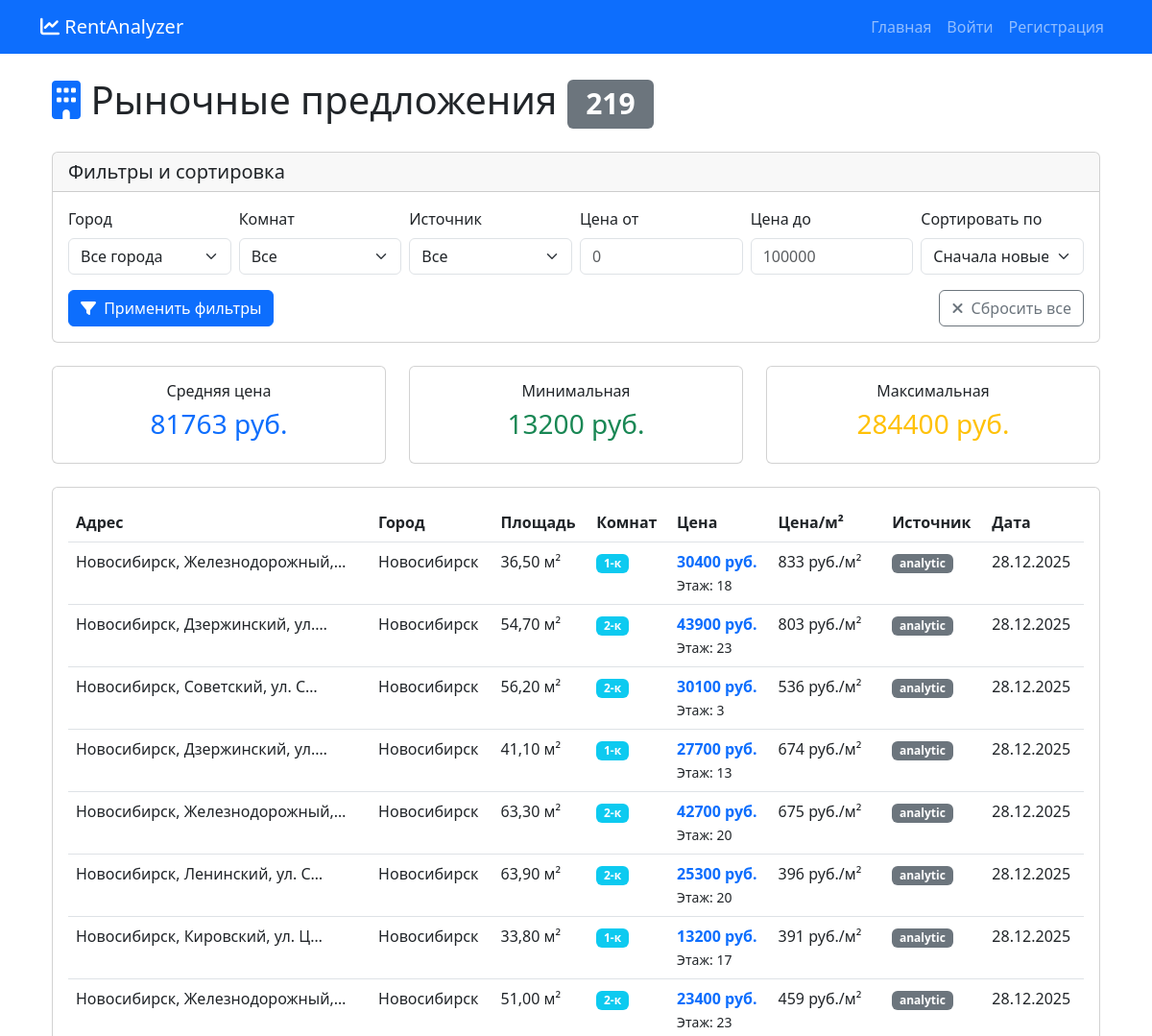
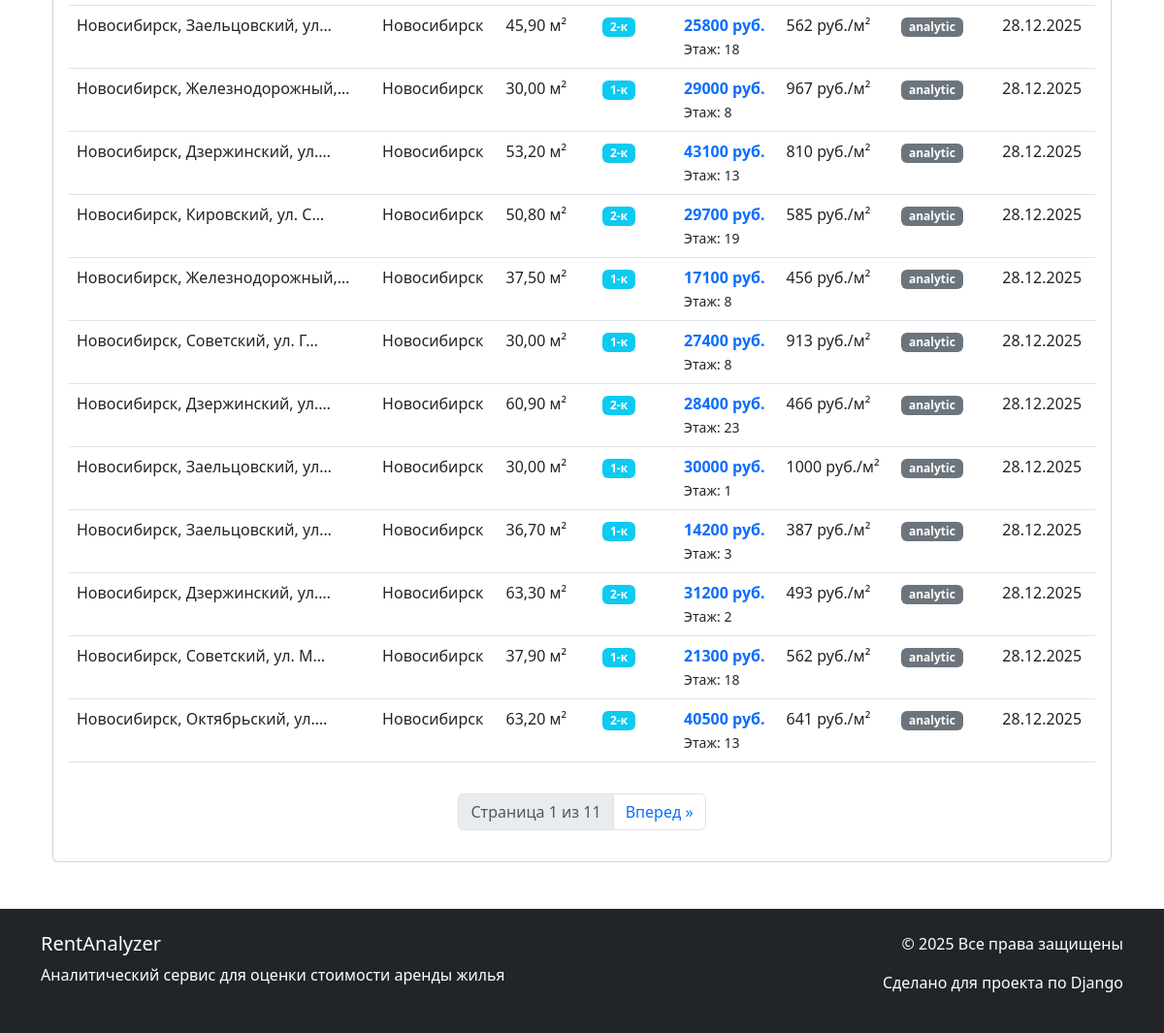
/analyzer/market-offers/, run on the app's committed database (2 pictures, top to bottom).
### analyzer/models.py (models this page shows, shortened)
class MarketOffer(models.Model):
    SOURCE_CHOICES = [
        ('avito', 'Avito'),
        ('cian', 'ЦИАН'),
        ('yandex', 'Яндекс.Недвижимость'),
        ('mock', 'Тестовые данные'),
    ]
    city = models.ForeignKey(
        City,
        on_delete=models.CASCADE,
        verbose_name='Город',
        related_name='market_offers'
    )
    source = models.CharField(
        max_length=20,
        choices=SOURCE_CHOICES,
        default='mock',
        verbose_name='Источник данных'
    )
    external_id = models.CharField(
        max_length=100,
        verbose_name='Внешний ID',
        help_text='Идентификатор в исходной системе',
        blank=True
    )
    address = models.CharField(
        max_length=255,
        verbose_name='Адрес'
    )
    area = models.DecimalField(
        max_digits=6,
        decimal_places=2,
        verbose_name='Площадь (м²)'
    )
    rooms = models.IntegerField(
        verbose_name='Количество комнат'
    )
    floor = models.IntegerField(
        verbose_name='Этаж',
        blank=True,
        null=True,
        help_text='На каком этаже находится квартира'
    )
    price = models.DecimalField(
        max_digits=10,
        decimal_places=2,
        verbose_name='Цена аренды (руб./мес.)'
    )
    url = models.URLField(
        verbose_name='Ссылка на объявление',
        blank=True
    )
    is_active = models.BooleanField(
        default=True,
        verbose_name='Активно'
    )
    parsed_date = models.DateTimeField(
        auto_now_add=True,
        verbose_name='Дата получения данных'
    )
    additional_info = models.JSONField(
        verbose_name='Дополнительная информация',
        blank=True,
        null=True,
        help_text='Дополнительные параметры в JSON формате'
    )
    latitude = models.DecimalField(
        max_digits=9,
        decimal_places=6,
        verbose_name='Широта',
        blank=True,
        null=True,
        help_text='Географическая широта'
    )
    longitude = models.DecimalField(
        max_digits=9,
        decimal_places=6,
        verbose_name='Долгота',
        blank=True,
        null=True,
        help_text='Географическая долгота'
    )
    class Meta:
        verbose_name = 'Рыночное предложение'
        verbose_name_plural = 'Рыночные предложения'
        ordering = ['-parsed_date']
        indexes = [
            models.Index(fields=['city', 'rooms', 'area']),
            models.Index(fields=['price']),
            models.Index(fields=['is_active']),
        ]
    def price_per_sqm(self):
        if self.area > 0:
            return round(self.price / self.area, 2)
        return 0

class City(models.Model):
    name = models.CharField(
        max_length=100,
        verbose_name='Название города',
        unique=True
    )
    slug = models.SlugField(
        max_length=100,
        unique=False,
        verbose_name='URL-идентификатор',
        blank=True
    )
    latitude = models.DecimalField(
        max_digits=9,
        decimal_places=6,
        verbose_name='Широта',
        blank=True,
        null=True,
        help_text='Географическая широта центра города'
    )
    longitude = models.DecimalField(
        max_digits=9,
        decimal_places=6,
        verbose_name='Долгота',
        blank=True,
        null=True,
        help_text='Географическая долгота центра города'
    )
    avg_price_per_sqm = models.DecimalField(
        max_digits=10,
        decimal_places=2,
        verbose_name='Средняя цена за м² (руб.)',
        help_text='Средняя рыночная цена за квадратный метр'
    )
    population = models.IntegerField(
        verbose_name='Население',
        blank=True,
        null=True,
        help_text='Примерная численность населения'
    )
    description = models.TextField(
        verbose_name='Описание',
        blank=True,
        help_text='Краткое описание города, районов, инфраструктуры'
    )
    class Meta:
        verbose_name = 'Город'
        verbose_name_plural = 'Города'
        ordering = ['name']

### analyzer/views.py (the view)
# urls.py: path('market-offers/', views.MarketOffersListView.as_view(), name='market_offers'),
class MarketOffersListView(ListView):
    model = MarketOffer
    template_name = 'analyzer/market_offers.html'
    context_object_name = 'offers'
    paginate_by = 20
    def get_queryset(self):
        queryset = MarketOffer.objects.filter(is_active=True)
        city_id = self.request.GET.get('city')
        rooms = self.request.GET.get('rooms')
        source = self.request.GET.get('source')
        min_price = self.request.GET.get('min_price')
        max_price = self.request.GET.get('max_price')
        sort_by = self.request.GET.get('sort_by', '-parsed_date')  # Сортировка
        if city_id and city_id != 'all':
            queryset = queryset.filter(city_id=city_id)
        if rooms and rooms != 'all':
            queryset = queryset.filter(rooms=int(rooms))
        if source and source != 'all':
            queryset = queryset.filter(source=source)
        if min_price:
            try:
                queryset = queryset.filter(price__gte=float(min_price))
            except:
                pass
        if max_price:
            try:
                queryset = queryset.filter(price__lte=float(max_price))
            except:
                pass
        if sort_by == 'price_asc':
            queryset = queryset.order_by('price')
        elif sort_by == 'price_desc':
            queryset = queryset.order_by('-price')
        elif sort_by == 'area_asc':
            queryset = queryset.order_by('area')
        elif sort_by == 'area_desc':
            queryset = queryset.order_by('-area')
        elif sort_by == 'date_asc':
            queryset = queryset.order_by('parsed_date')
        else:  # date_desc или по умолчанию
            queryset = queryset.order_by('-parsed_date')
        return queryset
    def get_context_data(self, **kwargs):
        context = super().get_context_data(**kwargs)
        queryset = self.get_queryset()
        if queryset.exists():
            prices = [float(offer.price) for offer in queryset]
            context['avg_price'] = sum(prices) / len(prices)
            context['min_price'] = min(prices)
            context['max_price'] = max(prices)
        else:
            context['avg_price'] = 0
            context['min_price'] = 0
            context['max_price'] = 0
        context['total_offers'] = queryset.count()
        context['cities'] = City.objects.all()
        context['rooms_list'] = [1, 2, 3, 4, 5]
        context['sources'] = MarketOffer.SOURCE_CHOICES
        context['current_city'] = self.request.GET.get('city', '')
        context['current_rooms'] = self.request.GET.get('rooms', '')
        context['current_source'] = self.request.GET.get('source', '')
        context['current_min_price'] = self.request.GET.get('min_price', '')
        context['current_max_price'] = self.request.GET.get('max_price', '')
        context['current_sort'] = self.request.GET.get('sort_by', 'date_desc')
        return context

### templates/analyzer/market_offers.html (shortened to what this page needs)
{% extends 'base.html' %}
{% block content %}
<div class="container mt-4">
    <h1 class="mb-4">
        <i class="fas fa-building text-primary"></i> Рыночные предложения
        <span class="badge bg-secondary">{{ total_offers }}</span>
    </h1>
    <div class="card mb-4">
        <div class="card-header">
            <h5 class="mb-0">Фильтры и сортировка</h5>
        </div>
        <div class="card-body">
            <form method="get" class="row g-2">
                <div class="col-md-2">
                    <label class="form-label">Город</label>
                    <select name="city" class="form-select">
                        <option value="all">Все города</option>
                    </select>
                </div>
                <div class="col-md-2">
                    <label class="form-label">Комнат</label>
                    <select name="rooms" class="form-select">
                        <option value="all">Все</option>
                    </select>
                </div>
                <div class="col-md-2">
                    <label class="form-label">Источник</label>
                    <select name="source" class="form-select">
                        <option value="all">Все</option>
                    </select>
                </div>
                <div class="col-md-2">
                    <label class="form-label">Цена от</label>
                    <input type="number" name="min_price" class="form-control"
                           placeholder="0" value="{{ current_min_price }}">
                </div>
                <div class="col-md-2">
                    <label class="form-label">Цена до</label>
                    <input type="number" name="max_price" class="form-control"
                           placeholder="100000" value="{{ current_max_price }}">
                </div>
                <div class="col-md-2">
                    <label class="form-label">Сортировать по</label>
                    <select name="sort_by" class="form-select">
                        <option value="date_desc" {% if current_sort == 'date_desc' %}selected{% endif %}>
                            Сначала новые
                        </option>
                    </select>
                </div>
                <div class="col-12 mt-3">
                    <div class="d-flex justify-content-between">
                        <button type="submit" class="btn btn-primary">
                            <i class="fas fa-filter me-1"></i> Применить фильтры
                        </button>
                        <a href="{% url 'analyzer:market_offers' %}" class="btn btn-outline-secondary">
                            <i class="fas fa-times me-1"></i> Сбросить все
                        </a>
                    </div>
                </div>
            </form>
        </div>
    </div>
    <div class="row mb-4">
        <div class="col-md-4">
            <div class="card text-center">
                <div class="card-body">
                    <h6>Средняя цена</h6>
                    <h3 class="text-primary">{{ avg_price|floatformat:0 }} руб.</h3>
                </div>
            </div>
        </div>
        <div class="col-md-4">
            <div class="card text-center">
                <div class="card-body">
                    <h6>Минимальная</h6>
                    <h3 class="text-success">{{ min_price|floatformat:0 }} руб.</h3>
                </div>
            </div>
        </div>
        <div class="col-md-4">
            <div class="card text-center">
                <div class="card-body">
                    <h6>Максимальная</h6>
                    <h3 class="text-warning">{{ max_price|floatformat:0 }} руб.</h3>
                </div>
            </div>
        </div>
    </div>
    <div class="card">
        <div class="card-body">
            {% if offers %}
            <div class="table-responsive">
                <table class="table table-hover">
                    <thead>
                        <tr>
                            <th>Адрес</th>
                            <th>Город</th>
                            <th>Площадь</th>
                            <th>Комнат</th>
                            <th>Цена</th>
                            <th>Цена/м²</th>
                            <th>Источник</th>
                            <th>Дата</th>
                        </tr>
                    </thead>
                    <tbody>
                        {% for offer in offers %}
                        <tr>
                            <td>{{ offer.address|truncatechars:30 }}</td>
                            <td>{{ offer.city.name }}</td>
                            <td>{{ offer.area }} м²</td>
                            <td>
                                <span class="badge bg-info">{{ offer.rooms }}-к</span>
                            </td>
                            <td>
                                <strong class="text-primary">{{ offer.price|floatformat:0 }} руб.</strong>
                                {% if offer.floor %}
                                <br><small>Этаж: {{ offer.floor }}</small>
                                {% endif %}
                            </td>
                            <td>{{ offer.price_per_sqm|floatformat:0 }} руб./м²</td>
                            <td>
                                <span class="badge bg-secondary">{{ offer.get_source_display }}</span>
                            </td>
                            <td>{{ offer.parsed_date|date:"d.m.Y" }}</td>
                        </tr>
                        {% endfor %}
                    </tbody>
                </table>
            </div>
            {% if is_paginated %}
            <nav class="mt-3">
                <ul class="pagination justify-content-center">
                    <li class="page-item disabled">
                        <span class="page-link">
                            Страница {{ page_obj.number }} из {{ page_obj.paginator.num_pages }}
                        </span>
                    </li>
                    {% if page_obj.has_next %}
                    <li class="page-item">
                        <a class="page-link"
                           href="?page={{ page_obj.next_page_number }}&city={{ current_city }}&rooms={{ current_rooms }}&source={{ current_source }}&min_price={{ current_min_price }}&max_price={{ current_max_price }}&sort_by={{ current_sort }}">
                            Вперед &raquo;
                        </a>
                    </li>
                    {% endif %}
                </ul>
            </nav>
            {% endif %}
            {% endif %}
        </div>
    </div>
</div>
{% endblock %}

### data on the page
MarketOffer: address "Новосибирск, Железнодорожный,…", city.name "Новосибирск", area "36,50", rooms "1", price "30400", floor "18", price_per_sqm "833", source "analytic", parsed_date "28.12.2025"
MarketOffer: address "Новосибирск, Дзержинский, ул.…", city.name "Новосибирск", area "54,70", rooms "2", price "43900", floor "23", price_per_sqm "803", source "analytic", parsed_date "28.12.2025"
MarketOffer: address "Новосибирск, Советский, ул. С…", city.name "Новосибирск", area "56,20", rooms "2", price "30100", floor "3", price_per_sqm "536", source "analytic", parsed_date "28.12.2025"
MarketOffer: address "Новосибирск, Дзержинский, ул.…", city.name "Новосибирск", area "41,10", rooms "1", price "27700", floor "13", price_per_sqm "674", source "analytic", parsed_date "28.12.2025"
MarketOffer: address "Новосибирск, Железнодорожный,…", city.name "Новосибирск", area "63,30", rooms "2", price "42700", floor "20", price_per_sqm "675", source "analytic", parsed_date "28.12.2025"
MarketOffer: address "Новосибирск, Ленинский, ул. С…", city.name "Новосибирск", area "63,90", rooms "2", price "25300", floor "20", price_per_sqm "396", source "analytic", parsed_date "28.12.2025"
MarketOffer: address "Новосибирск, Кировский, ул. Ц…", city.name "Новосибирск", area "33,80", rooms "1", price "13200", floor "17", price_per_sqm "391", source "analytic", parsed_date "28.12.2025"
MarketOffer: address "Новосибирск, Железнодорожный,…", city.name "Новосибирск", area "51,00", rooms "2", price "23400", floor "23", price_per_sqm "459", source "analytic", parsed_date "28.12.2025"
MarketOffer: address "Новосибирск, Заельцовский, ул…", city.name "Новосибирск", area "45,90", rooms "2", price "25800", floor "18", price_per_sqm "562", source "analytic", parsed_date "28.12.2025"
MarketOffer: address "Новосибирск, Железнодорожный,…", city.name "Новосибирск", area "30,00", rooms "1", price "29000", floor "8", price_per_sqm "967", source "analytic", parsed_date "28.12.2025"
MarketOffer: address "Новосибирск, Дзержинский, ул.…", city.name "Новосибирск", area "53,20", rooms "2", price "43100", floor "13", price_per_sqm "810", source "analytic", parsed_date "28.12.2025"
MarketOffer: address "Новосибирск, Кировский, ул. С…", city.name "Новосибирск", area "50,80", rooms "2", price "29700", floor "19", price_per_sqm "585", source "analytic", parsed_date "28.12.2025"
MarketOffer: address "Новосибирск, Железнодорожный,…", city.name "Новосибирск", area "37,50", rooms "1", price "17100", floor "8", price_per_sqm "456", source "analytic", parsed_date "28.12.2025"
MarketOffer: address "Новосибирск, Советский, ул. Г…", city.name "Новосибирск", area "30,00", rooms "1", price "27400", floor "8", price_per_sqm "913", source "analytic", parsed_date "28.12.2025"
MarketOffer: address "Новосибирск, Дзержинский, ул.…", city.name "Новосибирск", area "60,90", rooms "2", price "28400", floor "23", price_per_sqm "466", source "analytic", parsed_date "28.12.2025"
MarketOffer: address "Новосибирск, Заельцовский, ул…", city.name "Новосибирск", area "30,00", rooms "1", price "30000", floor "1", price_per_sqm "1000", source "analytic", parsed_date "28.12.2025"
MarketOffer: address "Новосибирск, Заельцовский, ул…", city.name "Новосибирск", area "36,70", rooms "1", price "14200", floor "3", price_per_sqm "387", source "analytic", parsed_date "28.12.2025"
MarketOffer: address "Новосибирск, Дзержинский, ул.…", city.name "Новосибирск", area "63,30", rooms "2", price "31200", floor "2", price_per_sqm "493", source "analytic", parsed_date "28.12.2025"
MarketOffer: address "Новосибирск, Советский, ул. М…", city.name "Новосибирск", area "37,90", rooms "1", price "21300", floor "18", price_per_sqm "562", source "analytic", parsed_date "28.12.2025"
MarketOffer: address "Новосибирск, Октябрьский, ул.…", city.name "Новосибирск", area "63,20", rooms "2", price "40500", floor "13", price_per_sqm "641", source "analytic", parsed_date "28.12.2025"

### other printed values
{{ total_offers }} "219"
{{ avg_price|floatformat:0 }} "81763"
{{ min_price|floatformat:0 }} "13200"
{{ max_price|floatformat:0 }} "284400"
{{ page_obj.number }} "1"
{{ page_obj.paginator.num_pages }} "11"
